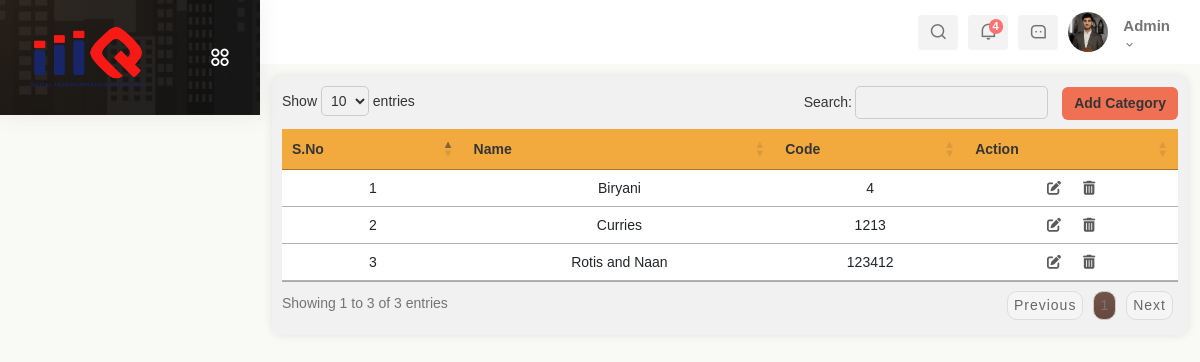
The app's page /add_category (signed in) with its own data.
### app1/models.py (models this page shows, shortened)
class Admin(models.Model):
    username = models.CharField(max_length=100)
    password = models.CharField(max_length=100)
    phone_number = models.BigIntegerField()
    email = models.EmailField()
    is_active = models.BooleanField(default=True)

### app2/models.py (models this page shows, shortened)
class Categories(models.Model):
    name = models.CharField(max_length=255)
    description = models.TextField()
    image = models.ImageField(upload_to='Categories/', blank=True, null=True)
    is_active = models.BooleanField(default=True)
    created_at = models.DateTimeField()
    updated_at = models.DateTimeField(auto_now=True)
    code = models.IntegerField(null=True, default=None)

### app1/views.py (the view, shortened to what this page needs)
# urls.py: path('add_category', add_category, name='add_category'),
def add_category(request):
    user_obj, user_type = get_logged_in_user(request)
    if not user_obj:
        return redirect('signin')
    data = user_obj
    cat_det = Categories.objects.all()
    return render(request, 'Staff/add_category.html', {'data': data, 'cat_det': cat_det})

### app1/views.py (called while the page is built)
def get_logged_in_user(request):
    user_id = request.session.get('user_id')
    user_type = request.session.get('user_type')
    if not user_id or not user_type:
        return None, None
    try:
        if user_type == 'admin':
            return Admin.objects.get(id=user_id), 'admin'
        if user_type == 'staff':
            return Staff.objects.get(id=user_id), 'staff'
    except (Admin.DoesNotExist, Staff.DoesNotExist):
        return None, None
    return None, None

### templates/Staff/add_category.html (shortened to what this page needs)
{% extends "Staff/base.html" %}
{% load static %}
{% block content %}
<!DOCTYPE html>
<html lang="en">
<head>
    <link rel="stylesheet" href="{% static 'super_admin/css/index.css' %}">
    <link rel="stylesheet" href="{% static 'messages.css' %}">
</head>
<body>
    <div class="container-fluid table-container display responsive wrap fade-in">
        <div class="d-flex align-items-center position-relative">
            <button type="button" class="btn btn-add"  data-bs-toggle="modal" data-bs-target="#AdminModal">
                Add Category
            </button>
        </div>
        <div class="table-responsive">
            <table class="table" id="form-data-table">
                <thead>
                    <tr>
                    <th scope="col">S.No</th>
                    <th scope="col">Name</th>
                    <th scope="col">Code</th>
                    <th scope="col">Action</th>
                    </tr>
                </thead>
                <tbody>
                    {% for i in cat_det %}
                        <tr>
                            <td>{{ forloop.counter }}</td>
                            <td>{{i.name}}</td>
                            <td>{{i.code}}</td>
                            <td>
                                <a href="#" class="btn-edit" data-bs-toggle="modal" data-bs-target="#edit_AdminModal-{{i.id}}">
                                    <i class="fas fa-edit"></i>
                                </a>
                                <a href="#" class="btn-delete ms-3" data-href="{% url 'delete_category' i.id %}">
                                    <i class="fas fa-trash-alt"></i>
                                </a>
                            </td>
                        </tr>
                    {% endfor %}
                </tbody>
            </table>
        </div>
    </div>
</body>
</html>
{% endblock content %}

### templates/Staff/base.html (shortened to what this page needs)
{% load static %}
<!DOCTYPE html>
<html lang="en">
<head>
    <link href='https://unpkg.com/boxicons@2.1.4/css/boxicons.min.css' rel='stylesheet'>
    <link rel="stylesheet" href="https://cdnjs.cloudflare.com/ajax/libs/font-awesome/6.0.0/css/all.min.css">
    <link href="https://cdn.jsdelivr.net/npm/bootstrap@5.3.0/dist/css/bootstrap.min.css" rel="stylesheet">
    <link rel="stylesheet" type="text/css" href="https://cdn.datatables.net/1.11.5/css/jquery.dataTables.min.css">
    <link href="https://cdn.jsdelivr.net/npm/remixicon/fonts/remixicon.css" rel="stylesheet">
    <link rel="stylesheet" href="https://unpkg.com/swiper/swiper-bundle.min.css">
    <link rel="stylesheet" href="https://cdn.jsdelivr.net/npm/bootstrap@5.3.0-alpha3/dist/css/bootstrap.min.css">
    <link rel="stylesheet" href="https://cdnjs.cloudflare.com/ajax/libs/font-awesome/6.0.0-beta3/css/all.min.css">
    <link href="https://cdn.jsdelivr.net/npm/remixicon/fonts/remixicon.css" rel="stylesheet">
    <link href="https://cdn.jsdelivr.net/npm/bootstrap@5.3.0/dist/css/bootstrap.min.css" rel="stylesheet">
    <link rel="stylesheet" href="{% static 'app1/css/homepage3.css' %}">
</head>
<body>
    <section id="sidebar" class="toggle_hide">
        <div class="logo-wrapper logo-wrapper-center">
            <a href="#" data-bs-original-title="" title="">
                <img class="img-fluid for-white" src="{% static 'images/c-logo.png' %}" alt="logo">
            </a>
            <div class="toggle-sidebar">
                <i class="ri-apps-2-line status_toggle middle sidebar-toggle"></i>
            </div>
        </div>
    </section>
    <section id="content">
        <nav>
            <div class="nav-right col-xl-6 col-5 pull-right right-header p-0">
                <ul class="nav-menus">
                    <li class="search-icon">
                        <span class="header-search">
                            <i class="ri-search-line"></i>
                        </span>
                    </li>
                    <li class="onhover-dropdown">
                        <div class="notification-box">
                            <i class="ri-notification-line"></i>
                            <span class="badge rounded-pill badge-theme">4</span>
                        </div>
                    </li>
                    <li class="onhover-dropdown">
                        <div class="messages-box">
                            <i class="ri-message-3-line"></i>
                        </div>
                    </li>
                    <li class="profile-nav onhover-dropdown pe-0 me-0">
                        <div class="media profile-media">
                            <img class="user-profile rounded-circle" src="{% static 'images/1.jpg' %}" alt="">
                            <div class="media-body">
                                <span>{{data.username}}</span>
                                <p class="mb-0 font-roboto">{{data.role}}<i class="middle ri-arrow-down-s-line"></i></p>
                            </div>
                        </div>
                    </li>
                </ul>
            </div>
        </nav>
        <main>
            {% block content %}
            {% endblock %}
        </main>
    </section>
</body>
</html>

### static/app1/css/homepage3.css (style rules this page uses)
body { font-size: 14px; overflow-x: hidden; font-family: "Poppins", sans-serif; color: #747474; background-color: #f9f9f6; }
a { cursor: pointer; text-decoration: none; }
:root { --grey: #F1F0F6; --dark-grey: #8D8D8D; --light: #fff; --dark: #000; --green: #81D43A; --light-green: #E3FFCB; --blue: #1775F1; --light-blue: #D0E4FF; --dark-blue: #0C5FCD; --red: #FC3B56; --theme-color: #F2A93E; --theme-color2: #F07054; }
li { list-style: none; }
#sidebar { position: fixed; top: 0; line-height: inherit; background-color: #202020; max-width: 260px; height: auto; text-align: left; width: 100%; transition: all 0.3s ease; z-index: 12; box-shadow: 0 0 21px 0 rgba(89, 102, 122, 0.1); background-image: url(sidebanner.png); background-position: bottom; background-size: cover; background-repeat: no-repeat; overflow: hidden; transition: width 0.3s ease-in-out; }
.logo-wrapper .toggle-sidebar { position: absolute; right: 20px; top: 50%; transform: translateY(-50%); cursor: pointer; display: flex; -webkit-box-align: center; align-items: center; -webkit-box-pack: center; justify-content: center; width: 40px; height: 40px; z-index: 10; }
.logo-wrapper .toggle-sidebar i { font-size: 22px; color: #fff; -webkit-transition: all 0.6s ease-in-out; transition: all 0.6s ease-in-out; }
.logo-wrapper .toggle-sidebar:before { content: ""; position: absolute; width: 40px; height: 40px; background-color: rgba(242, 169, 62, 0.1); border-radius: 100%; left: -11px; z-index: -2; top: -8px; -webkit-transform: scale(0); transform: scale(0); -webkit-transition: all 0.3s ease; transition: all 0.3s ease; }
#content { position: relative; width: calc(100% - 260px); left: 260px; transition: all .3s ease; }
nav { background: var(--light); height: 64px; padding: 20px 30px; display: flex; align-items: center; gap: 28px; position: sticky; top: 0; left: 0; z-index: 10; }
main { width: 100%; padding: 12px; }
.logo-wrapper { position: relative; }
.logo-wrapper, .logo-icon-wrapper { padding: 27px 30px; }
.logo-wrapper a, .logo-icon-wrapper a { display: block; }
.logo-wrapper a img, .logo-icon-wrapper a img { width: 58%; }
ul { padding-left: 0px; list-style-type: none; margin-bottom: 0; }
span { display: inline-block; }
.nav-right { margin-left: auto; }
.nav-right>ul { display: flex; align-items: center; justify-content: flex-end; margin-bottom: 0; padding: 0; list-style: none; }
.nav-right > ul > li { margin-right: 10px; font-size: 18px; display: inline-flex; align-items: center; justify-content: center; height: 35px; width: 40px; border-radius: 4px; background-color: rgba(137, 137, 137, 0.1); justify-content: center; align-items: center; }
.header-search, .onhover-dropdown { cursor: pointer; display: block; position: relative; }
.notification-box { position: relative; }
.notification-box svg, .notification-box .ri-notification-line { -webkit-animation: bell 1s ease-out; animation: bell 1s ease-out; -webkit-transform-origin: center top; transform-origin: center top; }
.nav-right>ul>li .badge { position: absolute; right: -5px; padding: 2px 4px; font-size: 11px; font-weight: 700; font-family: "Poppins", sans-serif; background-color: #ff7272; }
.nav-right>ul>li:last-child { height: unset; width: unset; background-color: transparent; }
.pull-right { float: right; }
.btn { display: flex; align-items: center; justify-content: center; padding: calc(7px +(10 - 7)*((100vw - 320px) /(1920 - 320))) calc(14px +(32 - 14)*((100vw - 320px) /(1920 - 320))); font-weight: 500; transition: all 0.3s ease; border: none; font-size: 14px; white-space: nowrap; position: relative; z-index: 0; }
p { font-size: 14px; line-height: 1.7; }
.media { display: flex; align-items: flex-start; }
.profile-media .user-profile { width: 40px; height: 40px; object-fit: cover; }
.profile-media .media-body { margin-left: 15px; }
.media .media-body { flex: 1; }
.media-body span { font-weight: 600; font-size: 15px; color: inherit; }
.media-body p { font-size: 12px; line-height: 1; color: #747474; }
* a { color: var(--theme-color); text-decoration: none; letter-spacing: 1px; }
:root { --theme-color: #F2A93E; }

### records on screen
Admin: username "Admin"
Categories: name "Biryani", code "4"
Categories: name "Curries", code "1213"
Categories: name "Rotis and Naan", code "123412"
